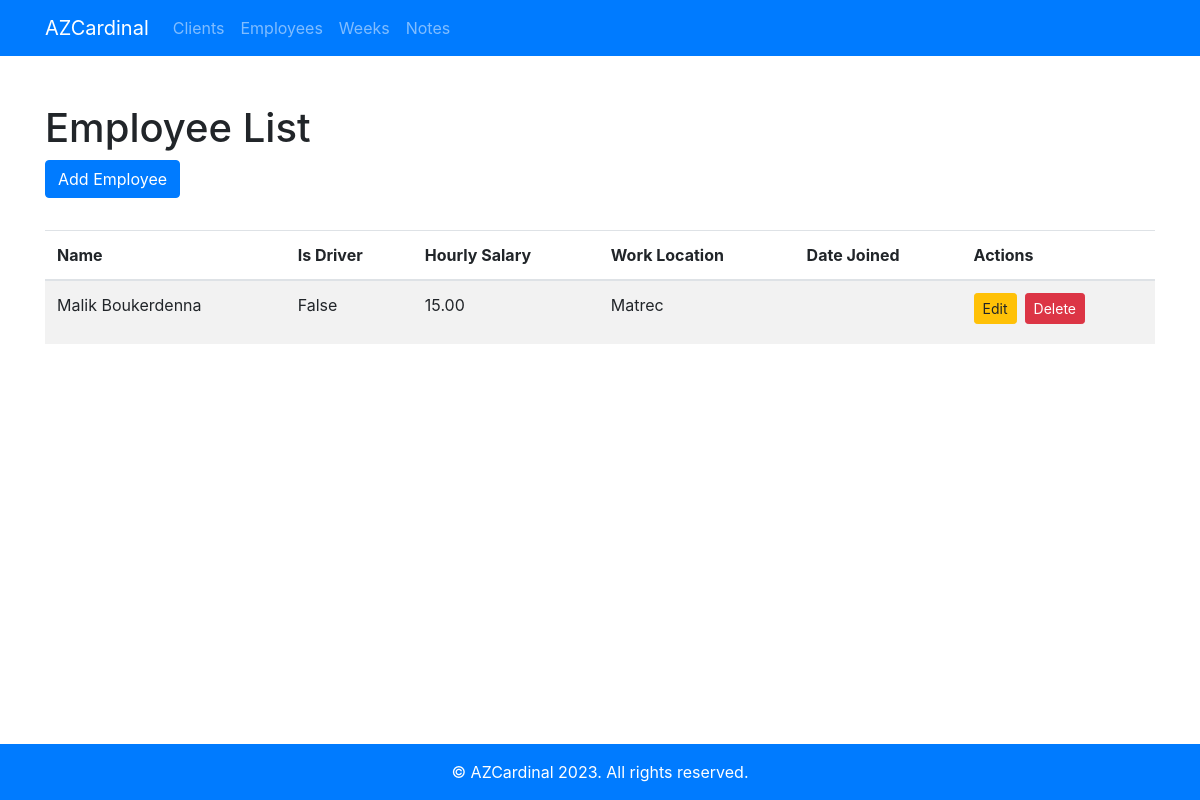
The app's page /employees/, older data.
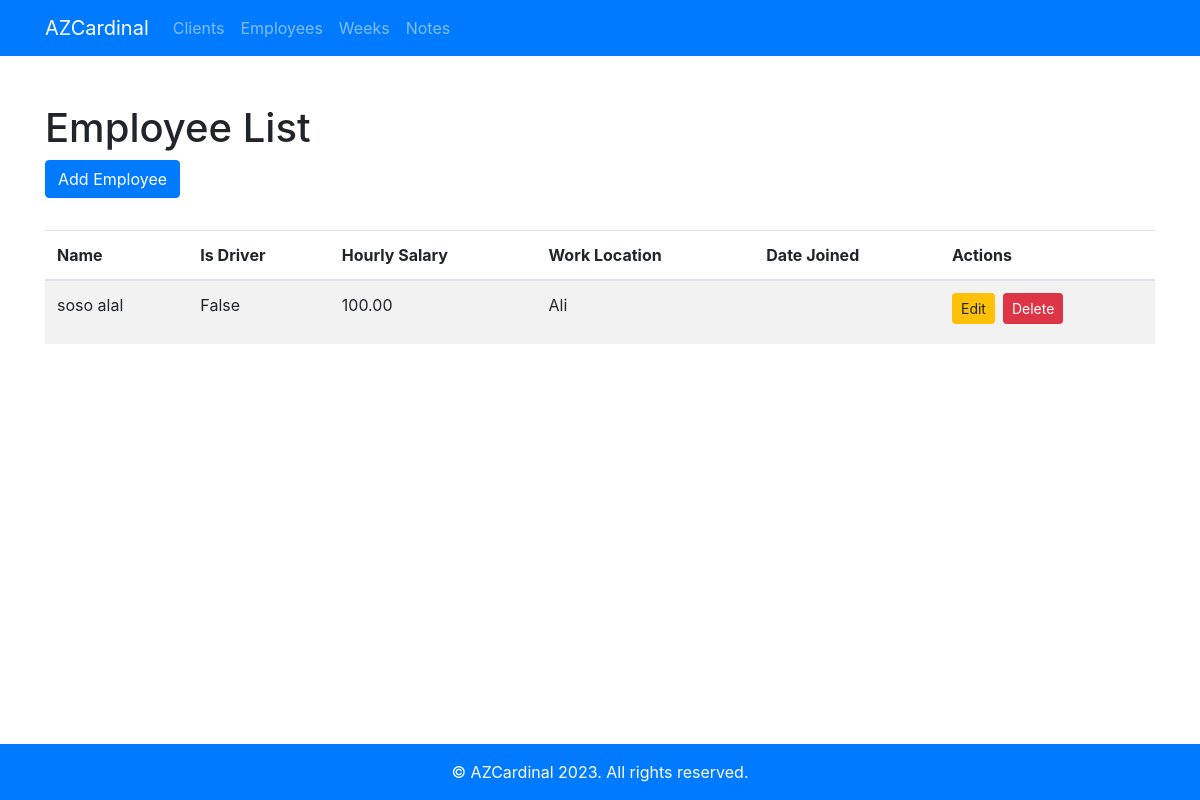
The same page, newer data.
### employees/models.py (models this page shows, shortened)
class Employee(models.Model):
    first_name = models.CharField(max_length=50)
    last_name = models.CharField(max_length=50)
    is_driver = models.BooleanField(default=False)
    hourly_salary = models.DecimalField(max_digits=5, decimal_places=2)
    work_location = models.ForeignKey(Client, on_delete=models.CASCADE)

### clients/models.py (models this page shows)
class Client(models.Model):
    name = models.CharField(max_length=100)
    phonenumber = PhoneNumberField(blank=True)
    location = models.CharField(max_length=255)
    email = models.EmailField(max_length = 254)
    date_joined = models.DateTimeField(auto_now_add=True)
    def __str__(self):
        return self.name

### employees/views.py (the view)
# urls.py: path('', views.employee_list, name='employee_list'),
def employee_list(request):
    employees = Employee.objects.all()
    return render(request, 'employees/employee_list.html', {'employees': employees})

### employees/templates/employees/employee_list.html (shortened to what this page needs)
{% extends 'employees/base.html' %}
{% block content %}
    <h1>Employee List</h1>
    <a href="{% url 'employees:employee_create' %}" class="btn btn-primary mb-3">Add Employee</a>
    <table class="table table-striped mt-3 mb-5">
        <thead>
            <tr>
                <th>Name</th>
                <th>Is Driver</th>
                <th>Hourly Salary</th>
                <th>Work Location</th>
                <th>Date Joined</th>
                <th>Actions</th>
            </tr>
        </thead>
        <tbody>
            {% for employee in employees %}
                <tr>
                    <td>{{ employee.first_name }} {{ employee.last_name }}</td>
                    <td>{{ employee.is_driver }}</td>
                    <td>{{ employee.hourly_salary }}</td>
                    <td>{{ employee.work_location }}</td>
                    <td>{{ employee.date_joined }}</td>
                    <td>
                        <div class="d-flex flex-wrap">
                            <a href="{% url 'employees:employee_update' employee.pk %}" class="btn btn-warning btn-sm mr-2 mb-2">Edit</a>
                            <a href="#" onclick="confirmDelete({{ employee.pk }})" class="btn btn-danger btn-sm mb-2">Delete</a>
                        </div>
                    </td>
                </tr>
            {% endfor %}
        </tbody>
    </table>
{% endblock %}

Row changes from the older to the newer data that the page shows:
changed Employee "False": first_name "Malik" → "soso"; last_name "Boukerdenna" → "alal"; hourly_salary "15.00" → "100.00"; work_location "Matrec" → "Ali"
